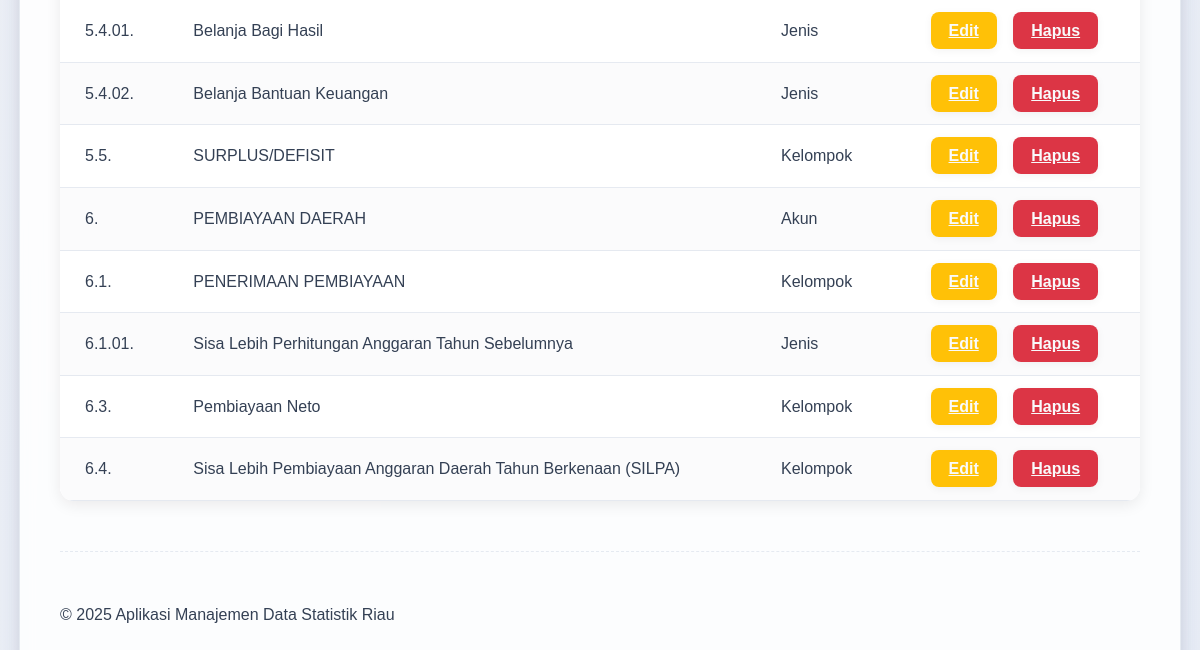
Before: /pages/apbd-kode-urut/read.php (lower part) with the older database file.
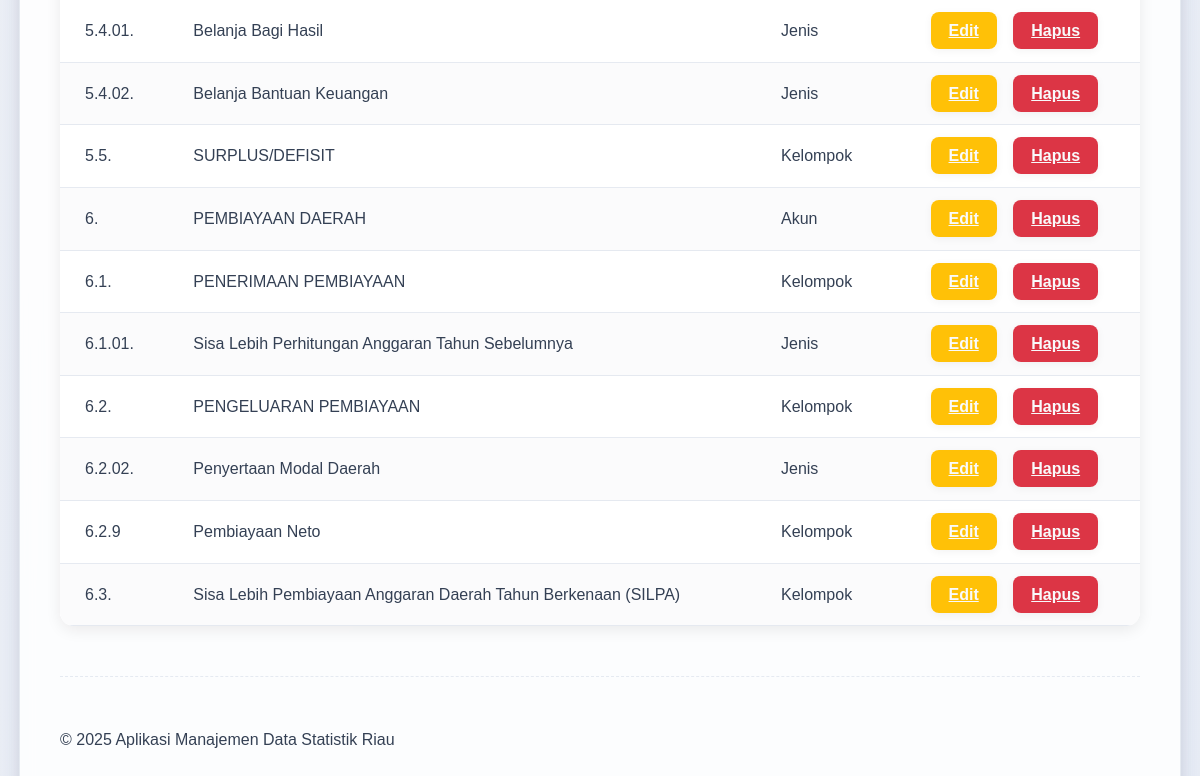
After: the same page with the newer database file.
### tables this page shows
CREATE TABLE `kode_urut` (
  `id` int(11) NOT NULL,
  `no_urut` varchar(11) DEFAULT NULL,
  `uraian` varchar(255) DEFAULT NULL,
  `id_kode_level` int(11) DEFAULT NULL
);

CREATE TABLE `kode_level` (
  `id` int(11) NOT NULL,
  `nama_level` varchar(255) DEFAULT NULL,
  `akronim` varchar(255) DEFAULT NULL
);

### pages/apbd-kode-urut/read.php (the view, shortened to what this page needs)
<?php
include '../../config/database.php';
include '../../templates/header.php';
$sql = "SELECT ku.id, ku.no_urut, ku.uraian, kl.nama_level
        FROM kode_urut ku
        INNER JOIN kode_level kl
        ON ku.id_kode_level = kl.id
        ORDER BY ku.no_urut ASC";
$result = $conn->query($sql);
?>
<?php
if ($result->num_rows > 0):
?>
    <table>
        <tbody>
            <?php
            while ($row = $result->fetch_assoc()):
            ?>
                <tr>
                    <td><?php echo htmlspecialchars($row['no_urut']); ?></td>
                    <td><?php echo htmlspecialchars($row['uraian']); ?></td>
                    <td><?php echo htmlspecialchars($row['nama_level']); ?></td>
                    <td class="actions">
                        <a href="update.php?id=<?php echo htmlspecialchars($row['id']); ?>" class="edit">Edit</a>
                        <a href="delete.php?id=<?php echo htmlspecialchars($row['id']); ?>" class="delete" onclick="return confirm('Apakah Anda yakin ingin menghapus data ini?')">Hapus</a>
                    </td>
                </tr>
            <?php endwhile; ?>
        </tbody>
    </table>
<?php else: ?>
    <p>Belum ada data.</p>
<?php endif; ?>
<?php
include '../../templates/footer.php';
?>

Changed rows visible on the page:
added kode_urut: no_urut "6.2.", uraian "PENGELUARAN PEMBIAYAAN", id_kode_level.nama_level "Kelompok"
added kode_urut: no_urut "6.2.02.", uraian "Penyertaan Modal Daerah", id_kode_level.nama_level "Jenis"
changed kode_urut "Pembiayaan Neto": no_urut "6.3." → "6.2.9"
changed kode_urut "Sisa Lebih Pembiayaan Anggaran Daerah Tahun Berkenaan (SILPA)": no_urut "6.4." → "6.3."
